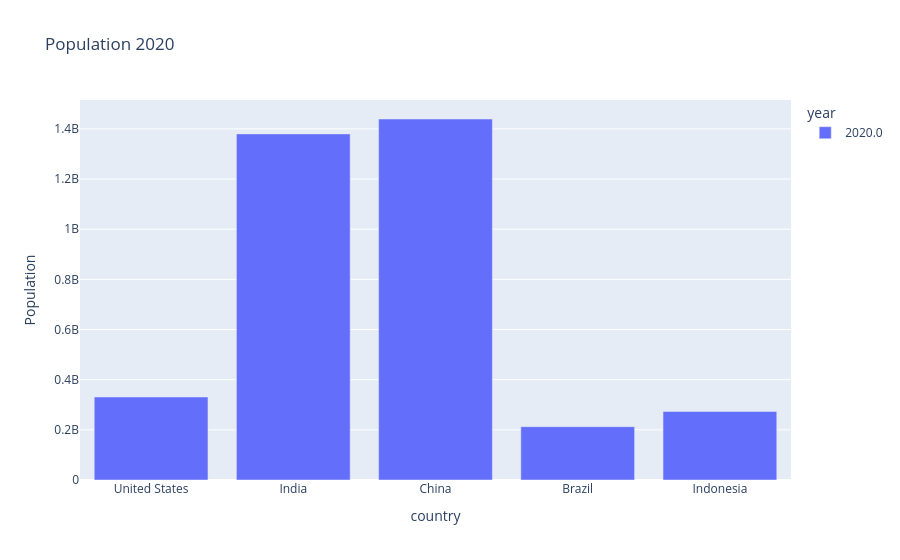

Notebook code cell kept with this figure:
### Code cell
fig = px.bar(
    df_pivot_2020T,
    title="Population 2020",
    labels={
        "index": "Year",
        "value": "Population",
        "variable": "Country"
    }
)

fig.show()

### Figure 1 — Plotly figure (JSON) as saved in the notebook; plotly's stock layout.template omitted (floating-point values rounded to 4 significant figures)
{"data": [{"alignmentgroup": "True", "hovertemplate": "year=2020.0<br>country=%{x}<br>Population=%{y}<extra></extra>", "legendgroup": "2020.0", "marker": {"color": "#636efa", "pattern": {"shape": ""}}, "name": "2020.0", "offsetgroup": "2020.0", "orientation": "v", "showlegend": true, "textposition": "auto", "type": "bar", "x": ["United States", "India", "China", "Brazil", "Indonesia"], "xaxis": "x", "y": [331002651, 1380004385, 1439323776, 212559417, 273523615], "yaxis": "y"}], "layout": {"barmode": "relative", "legend": {"title": {"text": "year"}, "tracegroupgap": 0}, "title": {"text": "Population 2020"}, "xaxis": {"anchor": "y", "domain": [0, 1], "title": {"text": "country"}}, "yaxis": {"anchor": "x", "domain": [0, 1], "title": {"text": "Population"}}}}
